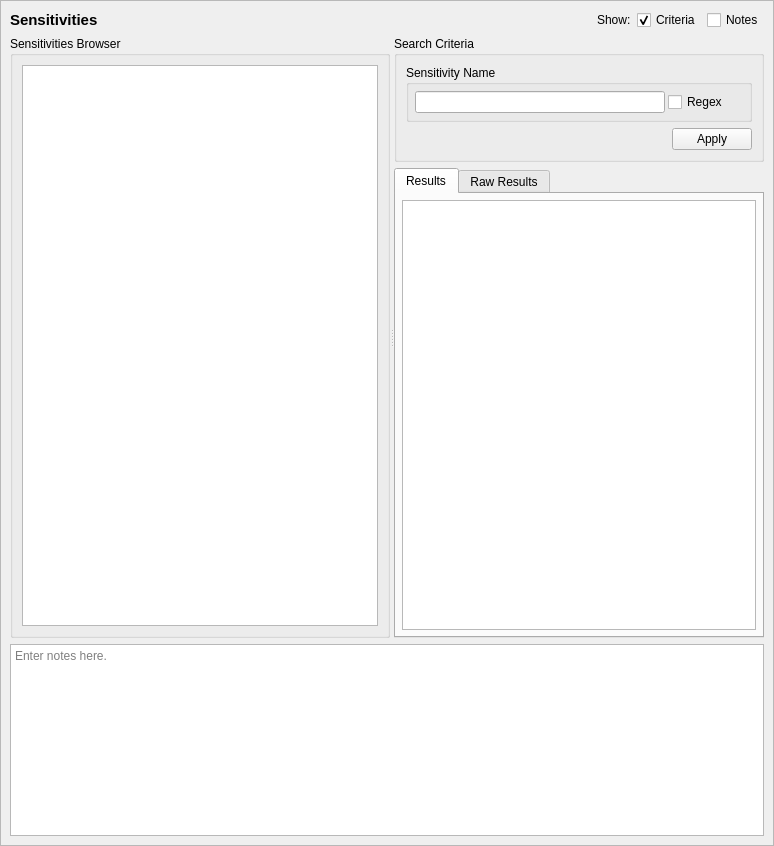
<?xml version="1.0" encoding="UTF-8"?>
<ui version="4.0">
 <class>SensitivityQueryTab_ui</class>
 <widget class="QScrollArea" name="SensitivityQueryTab_ui">
  <property name="geometry">
   <rect>
    <x>0</x>
    <y>0</y>
    <width>774</width>
    <height>846</height>
   </rect>
  </property>
  <property name="sizeAdjustPolicy">
   <enum>QAbstractScrollArea::AdjustToContents</enum>
  </property>
  <property name="widgetResizable">
   <bool>true</bool>
  </property>
  <widget class="QWidget" name="contents">
   <property name="geometry">
    <rect>
     <x>0</x>
     <y>0</y>
     <width>772</width>
     <height>844</height>
    </rect>
   </property>
   <property name="minimumSize">
    <size>
     <width>0</width>
     <height>0</height>
    </size>
   </property>
   <layout class="QGridLayout" name="gridLayout_3">
    <item row="0" column="0">
     <widget class="QLabel" name="label">
      <property name="sizePolicy">
       <sizepolicy hsizetype="Preferred" vsizetype="Fixed">
        <horstretch>0</horstretch>
        <verstretch>0</verstretch>
       </sizepolicy>
      </property>
      <property name="maximumSize">
       <size>
        <width>16777215</width>
        <height>20</height>
       </size>
      </property>
      <property name="font">
       <font>
        <pointsize>11</pointsize>
        <weight>75</weight>
        <bold>true</bold>
       </font>
      </property>
      <property name="text">
       <string>Sensitivities</string>
      </property>
     </widget>
    </item>
    <item row="3" column="0" colspan="5">
     <widget class="QTextEdit" name="notes">
      <property name="minimumSize">
       <size>
        <width>0</width>
        <height>80</height>
       </size>
      </property>
      <property name="toolTip">
       <string>Optionally enter notes here about the query.</string>
      </property>
      <property name="placeholderText">
       <string>Enter notes here.</string>
      </property>
     </widget>
    </item>
    <item row="0" column="1">
     <spacer name="horizontalSpacer">
      <property name="orientation">
       <enum>Qt::Orientation::Horizontal</enum>
      </property>
      <property name="sizeHint" stdset="0">
       <size>
        <width>440</width>
        <height>20</height>
       </size>
      </property>
     </spacer>
    </item>
    <item row="0" column="2">
     <widget class="QLabel" name="label_2">
      <property name="text">
       <string>Show:</string>
      </property>
     </widget>
    </item>
    <item row="0" column="3">
     <widget class="QCheckBox" name="criteria_expander">
      <property name="toolTip">
       <string>Show or hide the search criteria (no settings are lost)</string>
      </property>
      <property name="text">
       <string>Criteria</string>
      </property>
      <property name="checked">
       <bool>true</bool>
      </property>
     </widget>
    </item>
    <item row="0" column="4">
     <widget class="QCheckBox" name="notes_expander">
      <property name="toolTip">
       <string>Show or hide the notes field (no data is lost)</string>
      </property>
      <property name="text">
       <string>Notes</string>
      </property>
     </widget>
    </item>
    <item row="1" column="0" rowspan="2" colspan="5">
     <widget class="QSplitter" name="splitter">
      <property name="sizePolicy">
       <sizepolicy hsizetype="Expanding" vsizetype="Preferred">
        <horstretch>0</horstretch>
        <verstretch>1</verstretch>
       </sizepolicy>
      </property>
      <property name="orientation">
       <enum>Qt::Orientation::Horizontal</enum>
      </property>
      <widget class="QGroupBox" name="browser_groupBox">
       <property name="title">
        <string>Sensitivities Browser</string>
       </property>
       <layout class="QGridLayout" name="gridLayout">
        <item row="0" column="0">
         <widget class="GetDetailsListView" name="sens"/>
        </item>
       </layout>
      </widget>
      <widget class="QWidget" name="verticalLayoutWidget">
       <layout class="QVBoxLayout" name="verticalLayout">
        <item>
         <widget class="QGroupBox" name="criteria_frame">
          <property name="sizePolicy">
           <sizepolicy hsizetype="Preferred" vsizetype="Preferred">
            <horstretch>0</horstretch>
            <verstretch>0</verstretch>
           </sizepolicy>
          </property>
          <property name="maximumSize">
           <size>
            <width>16777215</width>
            <height>16777215</height>
           </size>
          </property>
          <property name="title">
           <string>Search Criteria</string>
          </property>
          <layout class="QGridLayout" name="gridLayout_2">
           <item row="1" column="1">
            <widget class="QDialogButtonBox" name="buttonBox">
             <property name="standardButtons">
              <set>QDialogButtonBox::StandardButton::Apply</set>
             </property>
            </widget>
           </item>
           <item row="0" column="0" colspan="2">
            <widget class="QGroupBox" name="name_criteria">
             <property name="maximumSize">
              <size>
               <width>16777215</width>
               <height>120</height>
              </size>
             </property>
             <property name="title">
              <string>Sensitivity Name</string>
             </property>
             <layout class="QGridLayout" name="gridLayout_8">
              <property name="leftMargin">
               <number>6</number>
              </property>
              <property name="topMargin">
               <number>6</number>
              </property>
              <property name="rightMargin">
               <number>6</number>
              </property>
              <property name="bottomMargin">
               <number>6</number>
              </property>
              <property name="spacing">
               <number>3</number>
              </property>
              <item row="0" column="1">
               <widget class="QLineEdit" name="name">
                <property name="sizePolicy">
                 <sizepolicy hsizetype="Expanding" vsizetype="Fixed">
                  <horstretch>0</horstretch>
                  <verstretch>0</verstretch>
                 </sizepolicy>
                </property>
                <property name="minimumSize">
                 <size>
                  <width>150</width>
                  <height>20</height>
                 </size>
                </property>
                <property name="maximumSize">
                 <size>
                  <width>250</width>
                  <height>16777215</height>
                 </size>
                </property>
               </widget>
              </item>
              <item row="0" column="2">
               <widget class="QCheckBox" name="name_regex">
                <property name="toolTip">
                 <string>Use regular expressions to match the type's name.</string>
                </property>
                <property name="text">
                 <string>Regex</string>
                </property>
               </widget>
              </item>
             </layout>
            </widget>
           </item>
          </layout>
         </widget>
        </item>
        <item>
         <widget class="QTabWidget" name="results_frame">
          <property name="sizePolicy">
           <sizepolicy hsizetype="Preferred" vsizetype="MinimumExpanding">
            <horstretch>0</horstretch>
            <verstretch>1</verstretch>
           </sizepolicy>
          </property>
          <property name="currentIndex">
           <number>0</number>
          </property>
          <widget class="QWidget" name="table_page">
           <property name="sizePolicy">
            <sizepolicy hsizetype="Preferred" vsizetype="MinimumExpanding">
             <horstretch>0</horstretch>
             <verstretch>0</verstretch>
            </sizepolicy>
           </property>
           <attribute name="title">
            <string>Results</string>
           </attribute>
           <layout class="QVBoxLayout" name="verticalLayout_3">
            <property name="leftMargin">
             <number>6</number>
            </property>
            <property name="topMargin">
             <number>6</number>
            </property>
            <property name="rightMargin">
             <number>6</number>
            </property>
            <property name="bottomMargin">
             <number>6</number>
            </property>
            <item>
             <widget class="SEToolsTableView" name="table_results">
              <property name="sizePolicy">
               <sizepolicy hsizetype="Expanding" vsizetype="MinimumExpanding">
                <horstretch>0</horstretch>
                <verstretch>0</verstretch>
               </sizepolicy>
              </property>
              <property name="sizeAdjustPolicy">
               <enum>QAbstractScrollArea::AdjustIgnored</enum>
              </property>
              <property name="alternatingRowColors">
               <bool>true</bool>
              </property>
              <property name="sortingEnabled">
               <bool>true</bool>
              </property>
             </widget>
            </item>
           </layout>
          </widget>
          <widget class="QWidget" name="raw_page">
           <property name="sizePolicy">
            <sizepolicy hsizetype="Preferred" vsizetype="MinimumExpanding">
             <horstretch>0</horstretch>
             <verstretch>0</verstretch>
            </sizepolicy>
           </property>
           <attribute name="title">
            <string>Raw Results</string>
           </attribute>
           <layout class="QVBoxLayout" name="verticalLayout_2">
            <property name="leftMargin">
             <number>6</number>
            </property>
            <property name="topMargin">
             <number>6</number>
            </property>
            <property name="rightMargin">
             <number>6</number>
            </property>
            <property name="bottomMargin">
             <number>6</number>
            </property>
            <item>
             <widget class="QPlainTextEdit" name="raw_results">
              <property name="sizePolicy">
               <sizepolicy hsizetype="Expanding" vsizetype="MinimumExpanding">
                <horstretch>0</horstretch>
                <verstretch>0</verstretch>
               </sizepolicy>
              </property>
              <property name="minimumSize">
               <size>
                <width>0</width>
                <height>0</height>
               </size>
              </property>
              <property name="font">
               <font>
                <family>Monospace</family>
               </font>
              </property>
              <property name="documentTitle">
               <string/>
              </property>
              <property name="lineWrapMode">
               <enum>QPlainTextEdit::NoWrap</enum>
              </property>
              <property name="readOnly">
               <bool>true</bool>
              </property>
             </widget>
            </item>
           </layout>
          </widget>
         </widget>
        </item>
       </layout>
      </widget>
     </widget>
    </item>
   </layout>
   <zorder>splitter</zorder>
   <zorder>notes</zorder>
   <zorder>label</zorder>
   <zorder>label_2</zorder>
   <zorder>horizontalSpacer</zorder>
   <zorder>criteria_expander</zorder>
   <zorder>notes_expander</zorder>
  </widget>
 </widget>
 <customwidgets>
  <customwidget>
   <class>SEToolsTableView</class>
   <extends>QTableView</extends>
   <header>setoolsgui/tableview.h</header>
  </customwidget>
  <customwidget>
   <class>GetDetailsListView</class>
   <extends>QListView</extends>
   <header>setoolsgui/getdetailslist.h</header>
  </customwidget>
 </customwidgets>
 <tabstops>
  <tabstop>criteria_expander</tabstop>
  <tabstop>notes_expander</tabstop>
  <tabstop>sens</tabstop>
  <tabstop>name</tabstop>
  <tabstop>name_regex</tabstop>
  <tabstop>results_frame</tabstop>
  <tabstop>table_results</tabstop>
  <tabstop>raw_results</tabstop>
  <tabstop>notes</tabstop>
 </tabstops>
 <resources/>
 <connections>
  <connection>
   <sender>notes_expander</sender>
   <signal>toggled(bool)</signal>
   <receiver>notes</receiver>
   <slot>setVisible(bool)</slot>
   <hints>
    <hint type="sourcelabel">
     <x>732</x>
     <y>20</y>
    </hint>
    <hint type="destinationlabel">
     <x>386</x>
     <y>754</y>
    </hint>
   </hints>
  </connection>
  <connection>
   <sender>criteria_expander</sender>
   <signal>toggled(bool)</signal>
   <receiver>criteria_frame</receiver>
   <slot>setVisible(bool)</slot>
   <hints>
    <hint type="sourcelabel">
     <x>583</x>
     <y>20</y>
    </hint>
    <hint type="destinationlabel">
     <x>496</x>
     <y>226</y>
    </hint>
   </hints>
  </connection>
 </connections>
</ui>
